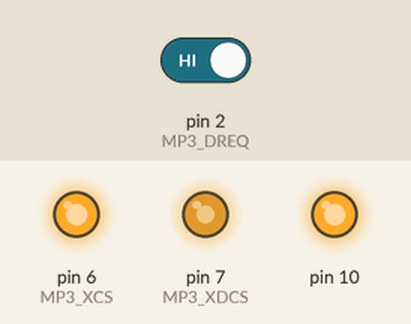
Recording of a sketch running on a simulated Arduino Uno, built with avr-gcc and run on an emulated ATmega328P. Shown: output pins drawn as LEDs (lit = HIGH). The test bench sets the inputs (shaded band); at power-on: pin 2 (MP3_DREQ) HIGH. Random numbers use the default seed unless the sketch sets one; pins used as bus, display or sensor lines are not drawn.

Above: at 1.29 s.
1.3 s: pin 2 (MP3_DREQ) driven LOW
At 2.8 s:
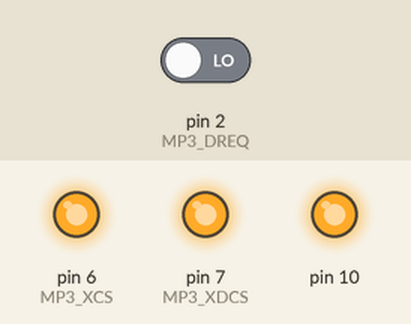
Timing chart, 0 to 4.3 s (numbered marks = the images above; inputs shaded):
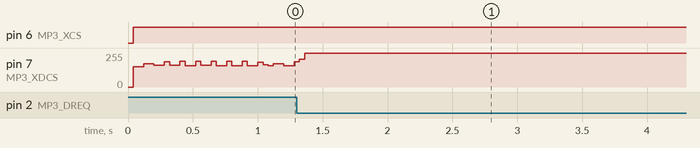

The sketch:

PCM_Karplus.ino
```cpp
// VS1053b PCM mode stereo 8bit 22050 Hz - Karplus-Strong //

#include <SPI.h>

#define MP3_XCS 6
#define MP3_XDCS 7
#define MP3_DREQ 2
#define MP3_RST 8

//VS10xx SCI Registers
#define SCI_MODE 0x00
#define SCI_STATUS 0x01
#define SCI_BASS 0x02
#define SCI_CLOCKF 0x03
#define SCI_DECODE_TIME 0x04
#define SCI_AUDATA 0x05
#define SCI_WRAM 0x06
#define SCI_WRAMADDR 0x07
#define SCI_HDAT0 0x08
#define SCI_HDAT1 0x09
#define SCI_AIADDR 0x0A
#define SCI_VOL 0x0B
#define SCI_AICTRL0 0x0C
#define SCI_AICTRL1 0x0D
#define SCI_AICTRL2 0x0E
#define SCI_AICTRL3 0x0F

#define SIZE    256
#define OFFSET  32
#define TICK    4410

uint8_t r, l;
int cnt = 0;
int out = 0;
int last = 0;
int curr = 0;
uint8_t delaymem[SIZE];
uint8_t locat = 0;
uint8_t bound = SIZE;
int accum = 0;
int lowpass = 0;

void setup() {

  pinMode(MP3_RST, OUTPUT);
  pinMode(MP3_DREQ, INPUT);
  pinMode(MP3_XCS, OUTPUT);
  pinMode(MP3_XDCS, OUTPUT);

  SPI.begin();

  SPI.setClockDivider(SPI_CLOCK_DIV16);  // SPI speed 1MHz (16MHz / 16 = 1MHz)
  SPI.transfer(0xFF);

  digitalWrite(MP3_RST, HIGH);
  digitalWrite(MP3_XCS, HIGH);
  digitalWrite(MP3_XDCS, HIGH);

  WriteRegister(SCI_CLOCKF, 0x6000);    // set multiplier to 3.0x
  WriteRegister(SCI_VOL, 0x4F4F);       // set volume

  SPI.setClockDivider(SPI_CLOCK_DIV4);  // set SPI speed 4MHz (16MHz / 4 = 4MHz)

  load_header();

}

void loop() {

  if (cnt == TICK) {

    cnt = 0;
    for (int i = 0; i < SIZE; i++) delaymem[i] = random();
    bound = random(OFFSET, SIZE);
    lowpass = random(0, 4);

  }

  while (!digitalRead(MP3_DREQ)) {}

  delaymem[locat++] = out;
  if (locat >= bound) locat = 0;
  curr = delaymem[locat];
  out = accum >> lowpass;
  accum = accum - out + ((last >> 1) + (curr >> 1));
  last = curr;

  l = out;
  r = -l;

  digitalWrite(MP3_XDCS, LOW);
  SPI.transfer(l);
  SPI.transfer(r);
  digitalWrite(MP3_XDCS, HIGH);

  cnt++;

}

void WriteRegister(char address, int data) {

  while (!digitalRead(MP3_DREQ))
    ;
  digitalWrite(MP3_XCS, LOW);
  SPI.transfer(0x02);
  SPI.transfer(address);
  SPI.transfer((data >> 8) & 0xFF);
  SPI.transfer(data & 0xFF);
  while (!digitalRead(MP3_DREQ))
    ;
  digitalWrite(MP3_XCS, HIGH);

}

const uint8_t wav_header[44] = {

  0x52, 0x49, 0x46, 0x46,  // RIFF
  0xFF, 0xFF, 0xFF, 0xFF,  // size
  0x57, 0x41, 0x56, 0x45,  // WAVE
  0x66, 0x6d, 0x74, 0x20,  // fmt
  0x10, 0x00, 0x00, 0x00,  // subchunk1size
  0x01, 0x00,              // audio format - pcm
  0x02, 0x00,              // numof channels - stereo
  0x22, 0x56, 0x00, 0x00,  // samplerate - 22050
  0x44, 0xac, 0x00, 0x00,  // byterate = samplerate * channels * blocks
  0x02, 0x00,              // blockalign = channels * blocks
  0x08, 0x00,              // bits per sample - 8
  0x64, 0x61, 0x74, 0x61,  // subchunk3id -"data"
  0xFF, 0xFF, 0xFF, 0xFF   // subchunk3size (endless)

};

void load_header() {

  for (int i = 0; i < sizeof(wav_header); i++) {

    uint8_t p = wav_header[i];
    while (!digitalRead(MP3_DREQ)) {}
    digitalWrite(MP3_XDCS, LOW);
    SPI.transfer(p);
    digitalWrite(MP3_XDCS, HIGH);
  }

}
```
